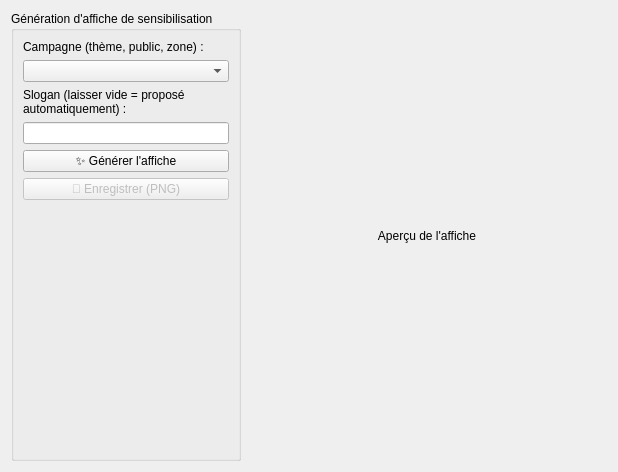
             <widget class="QWidget" name="tab_affiche">
              <attribute name="title">
               <string>🖼️ Affiche IA</string>
              </attribute>
              <layout class="QHBoxLayout" name="horizontalLayout_affiche">
               <item>
                <widget class="QGroupBox" name="groupBox_afficheParams">
                 <property name="maximumSize">
                  <size>
                   <width>380</width>
                   <height>16777215</height>
                  </size>
                 </property>
                 <property name="title">
                  <string>Génération d'affiche de sensibilisation</string>
                 </property>
                 <layout class="QVBoxLayout" name="verticalLayout_afficheParams">
                  <item>
                   <widget class="QLabel" name="label_afficheCampagne">
                    <property name="text">
                     <string>Campagne (thème, public, zone) :</string>
                    </property>
                   </widget>
                  </item>
                  <item>
                   <widget class="QComboBox" name="comboBox_afficheCampagne"/>
                  </item>
                  <item>
                   <widget class="QLabel" name="label_afficheSlogan">
                    <property name="text">
                     <string>Slogan (laisser vide = proposé automatiquement) :</string>
                    </property>
                    <property name="wordWrap">
                     <bool>true</bool>
                    </property>
                   </widget>
                  </item>
                  <item>
                   <widget class="QLineEdit" name="lineEdit_slogan">
                    <property name="maxLength">
                     <number>70</number>
                    </property>
                   </widget>
                  </item>
                  <item>
                   <widget class="QPushButton" name="pushButton_genererAffiche">
                    <property name="text">
                     <string>✨ Générer l'affiche</string>
                    </property>
                   </widget>
                  </item>
                  <item>
                   <widget class="QPushButton" name="pushButton_enregistrerAffiche">
                    <property name="enabled">
                     <bool>false</bool>
                    </property>
                    <property name="text">
                     <string>💾 Enregistrer (PNG)</string>
                    </property>
                   </widget>
                  </item>
                  <item>
                   <spacer name="verticalSpacer_affiche">
                    <property name="orientation">
                     <enum>Qt::Vertical</enum>
                    </property>
                    <property name="sizeHint" stdset="0">
                     <size>
                      <width>20</width>
                      <height>40</height>
                     </size>
                    </property>
                   </spacer>
                  </item>
                 </layout>
                </widget>
               </item>
               <item>
                <widget class="QLabel" name="label_affichePreview">
                 <property name="minimumSize">
                  <size>
                   <width>360</width>
                   <height>450</height>
                  </size>
                 </property>
                 <property name="text">
                  <string>Aperçu de l'affiche</string>
                 </property>
                 <property name="alignment">
                  <set>Qt::AlignCenter</set>
                 </property>
                </widget>
               </item>
              </layout>
             </widget>
